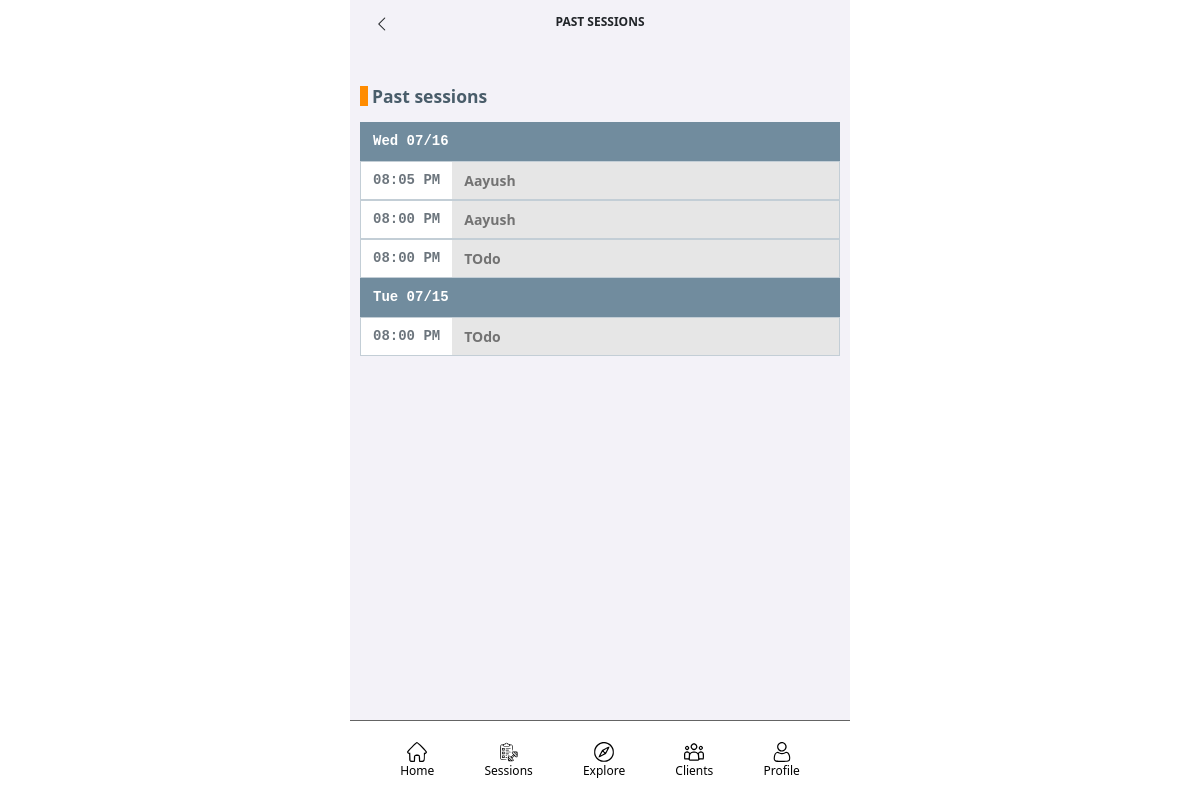
Before: /fitnessApp/sessions/past (signed in) with the older database file.
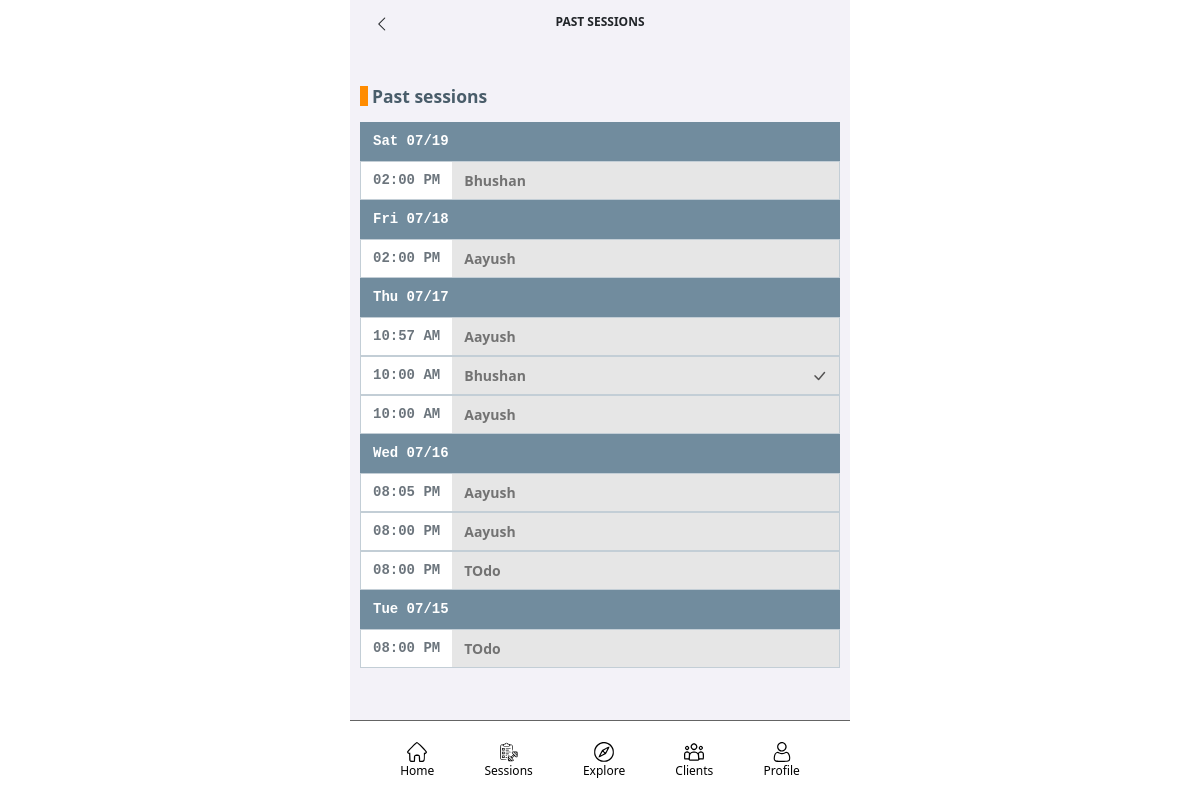
After: the same page with the newer database file.
### fitnessApp/models/workoutSession_models.py (models this page shows)
class WorkoutSession(models.Model):
    workout = models.ForeignKey(Workout, on_delete=models.CASCADE)
    person = models.ForeignKey(FitnessAppPerson, on_delete=models.CASCADE, default="")
    scheduled_date = models.DateField(null=True, blank=True)
    scheduled_time = models.TimeField(null=True, blank=True)
    status = models.CharField(max_length=20, choices=WORKOUT_SESSION_STATUS_CHOICES, default="CREATED")
    current_step_sequence = models.IntegerField(default = 1)
    creator = models.ForeignKey(FitnessAppPerson, on_delete=models.SET_NULL, null=True, related_name='creator')

### fitnessApp/models/fitnessAppUser_models.py (models this page shows, shortened)
class FitnessAppPerson(models.Model):
    first_name = models.CharField(max_length=500, null=False, blank=False)
    last_name = models.CharField(max_length=500, blank=True)
    coach_flag = models.BooleanField(default=False)
    coach = models.ForeignKey('self', on_delete=models.SET_NULL, null=True)
    email = models.EmailField(max_length=100, null=True, blank=True)
    phone_number = models.CharField(max_length=20, null=True, blank=True)

### fitnessApp/views/session_views.py (the view)
# urls.py: path("sessions/past", PastSessionView.as_view(), name="past-sessions"),
class PastSessionView(LoginRequiredMixin, ListView):
    model = WorkoutSession
    template_name = "past_session.html"
    paginate_by = 50
    def get_queryset(self):
        queryset = super().get_queryset()
        if (self.request.user.person.coach_flag):
            queryset = queryset.filter(Q(creator=self.request.user.person) & (Q(scheduled_date__lt=date.today()) | Q(scheduled_date__isnull=True))).order_by((F('scheduled_date').desc(nulls_last=True)), (F('scheduled_time').desc(nulls_last=True)))
        else:
            queryset = queryset.filter(Q(person=self.request.user.person) & (Q(scheduled_date__lt=date.today()) | Q(scheduled_date__isnull=True))).order_by((F('scheduled_date').desc(nulls_last=True)), (F('scheduled_time').desc(nulls_last=True)))
        return queryset

### fitnessApp/templates/past_session.html
{% extends "base/base.html" %}
{% load static %}
{% block title %}Past Sessions{% endblock %}
{% block header-left-link %}{% url 'sessions' %}{% endblock %}
{% block header-left-icon %}<i class="bi bi-chevron-left"></i>{% endblock %}
{% block content %}
<div>
{% if user.is_authenticated %}
<div class="workout-section-heading-past fs-5"><small><b>Past sessions</b></small></div>
<div class="container-fluid overflow-scroll" style="scrollbar-width: none;">
    {% regroup object_list by scheduled_date as grouped_pastSessions %}
    {% for group in grouped_pastSessions %}
        <div class="row fitnessapp-border-color-content">
            <div class="col pt-2 pb-2 font-monospace fitnessapp-bg-color-content">
                <span class="text-white fw-bolder"><small>{{ group.grouper|date:'D m/j'}}</small></span>
            </div>
        </div>
        {% for item in group.list %}
            {% include 'workoutsession_card.html' %}
        {% endfor %}
    {% empty %}
        <p><small>No past sessions. Add some <a href="{% url 'build-session' %}">personalized sessions</a> to do later.</small></p>
    {% endfor %}
</div>
</div>
{% endif %}
{% endblock %}

### templates/base/base.html (shortened to what this page needs)
{% load static %}
<html>
{% include 'base/head.html' %}
<body>
<div class="page">
    <div class="header">
        <div class="row text-center align-items-center">
            <div class="col-2">
                <a href="{% block header-left-link %}{% endblock %}" class="text-decoration-none text-dark">
                    <div class="row h-100 align-items-center">
                        <div class="col fs-6">
                            {% block header-left-icon %}{% endblock %}
                        </div>
                    </div>
                </a>
            </div>
            <div class="col"><h5 class="fitnessapp-page-title">{% block title %}{% endblock %}</h5></div>
            <div class="col-2">
                <a href="{% block header-right-link %}{% endblock %}" class="text-decoration-none text-dark">
                    <div class="row h-100 align-items-center">
                    </div>
                </a>
            </div>
        </div>
    </div>
    <div id="id-mainbody" class="mainbody">
        {% block content %}{% endblock %}
    </div>
    <div class="footer">
        <div class="menu">
            <a class="menu_link" href="{% url 'home' %}">
                <div class="menu_item">
                    <img class="menu_img" src="{% static 'images/menu_home.svg' %}">
                    <span class="menu_label">Home</span>
                </div>
            </a>
            {% if user.is_authenticated %}
            <a class="menu_link" href="{% url 'sessions' %}">
                <div class="menu_item">
                    <img class="menu_img" src="{% static 'images/menu_workouts.svg' %}">
                    <span class="menu_label">Sessions</span>
                </div>
            </a>
            {% endif %}
            <a class="menu_link" href="{% url 'explore' %}">
                <div class="menu_item">
                    <img class="menu_img" src="{% static 'images/menu_explore.svg' %}">
                    <span class="menu_label">Explore</span>
                </div>
            </a>
            {% if user.is_authenticated and user.person.coach_flag %}
            <a class="menu_link" href="{% url 'clients' %}">
                <div class="menu_item">
                    <img class="menu_img" src="{% static 'images/menu_clients.svg' %}">
                    <span class="menu_label">Clients</span>
                </div>
            </a>
            {% endif %}
            {% if user.is_authenticated %}
            <a class="menu_link" href="{% url 'profile' %}">
                <div class="menu_item">
                    <img class="menu_img" src="{% static 'images/menu_user.svg' %}">
                    <span class="menu_label">Profile</span>
                </div>
            </a>
            {% endif %}
        </div>
    </div>
</div>
</body>
</html>

### templates/base/head.html (shortened to what this page needs)
{% load static %}
<head>
    <link rel="stylesheet" href="{% static 'css/main.css' %}">
    <link rel="stylesheet" href="{% static 'css/timer.css' %}">
    <link rel="stylesheet" href="{% static 'css/exercise-video.css' %}">
    <link rel="stylesheet" href="https://cdn.jsdelivr.net/npm/bootstrap-icons@1.11.3/font/bootstrap-icons.css">
    <link rel="stylesheet" href="https://cdn.jsdelivr.net/npm/tom-select@2.4.3/dist/css/tom-select.bootstrap5.min.css">
    <link rel="stylesheet" href="https://cdnjs.cloudflare.com/ajax/libs/font-awesome/4.7.0/css/font-awesome.css">
    <link rel="stylesheet" href="https://cdn.jsdelivr.net/npm/bootstrap@5.3.3/dist/css/bootstrap.min.css">
</head>

### fitnessApp/templates/workoutsession_card.html
<a class="fitnessapp-profile-item" href="{% url 'workoutsession-do' item.id %}">
    <div class="row fitnessapp-bg-color-content-lighter fitnessapp-border-color-content-light">
        <div class="col-auto pt-2 pb-2 bg-white font-monospace">
            <span class="text-secondary fw-bolder"><small>{{ item.scheduled_time|date:'h:i A'}}</small></span>
        </div>
        <div class="col pt-2 pb-2 fitnessapp-bg-color-content-lighter">
            <span class="text-black-50 fw-bolder"><small>{{ item.person.first_name}}</small></span>
        </div>
        {% if item.status == "COMPLETED" %}
        <div class="col-1 fitnessapp-bg-color-content-lighter text-end d-flex align-items-center">
            <i class="bi bi-check-lg"></i>
        </div>
        {% endif %}
    </div>
</a>

### fitnessApp/static/css/main.css (style rules this page uses)
:root { --fitnessapp-color-palette-content: #718C9E; --fitnessapp-color-palette-header: #495D6A; --fitnessapp-color-palette-content-light: #C3CED6; --fitnessapp-color-palette-content-lighter: #e6e6e6; }
.fitnessapp-bg-color-content { background-color: var(--fitnessapp-color-palette-content); }
.fitnessapp-bg-color-content-lighter { background-color: var(--fitnessapp-color-palette-content-lighter); }
.fitnessapp-border-color-content { border: 1px solid var(--fitnessapp-color-palette-content); }
.fitnessapp-border-color-content-light { border: 1px solid var(--fitnessapp-color-palette-content-light); }
body { background: white }
.fitnessapp-page-title { text-transform: uppercase; padding-top: 0.25rem; font-size: 0.75rem; font-weight: bolder; }
.fitnessapp-profile-item { text-decoration: none; color: rgb(83, 82, 82); }
.page { display: grid; height: 100%; max-width: 500px; margin: auto; grid-template-rows: 3rem 1fr 5rem; grid-template-columns: 100%; justify-content: center; }
.header { display: grid; grid-area: 1 / 1 / 2 / 2; background-color: rgb(243, 242, 248); }
.mainbody { display: grid; grid-area: 2 / 1 / 3 / 2; overflow: scroll; scrollbar-width: none; background-color: rgb(243, 242, 248); padding: 10px; }
.footer { display: grid; grid-area: 3 / 1 / 4 / 2; background-color: white; border: 1px; border-top: 1px solid rgb(100, 100, 100); }
.menu { display: flex; flex-direction: row; justify-content: space-evenly; align-items: center; }
.menu_img { height: 1.25rem; width: 1.25rem; }
.menu_item { display: flex; flex-direction: column; justify-content: center; align-items: center; }
.menu_label { font-size: 0.75rem; }
.menu_link { color: black; text-decoration: none; }
.workout-section-heading-today, .workout-section-heading-upcoming, .workout-section-heading-past, .workout-circuit-heading { border-left: 0.5rem solid; margin-top: 1.75rem; margin-bottom: 1.0rem; height: 1.25rem; padding-left: 0.25rem; line-height: 1.25rem; color: var(--fitnessapp-color-palette-header) }
.workout-section-heading-past { border-left-color: darkorange; }

Changed rows visible on the page:
added WorkoutSession: grouper "Sat 07/19", scheduled_time "02:00 PM", person.first_name "Bhushan"
added WorkoutSession: grouper "Fri 07/18", scheduled_time "02:00 PM", person.first_name "Aayush"
added WorkoutSession: grouper "Thu 07/17", scheduled_time "10:57 AM", person.first_name "Aayush"
added WorkoutSession: scheduled_time "10:00 AM", person.first_name "Bhushan", status "COMPLETED" (drawn), shown under "Thu 07/17"
added WorkoutSession: scheduled_time "10:00 AM", person.first_name "Aayush", shown under "Thu 07/17"
